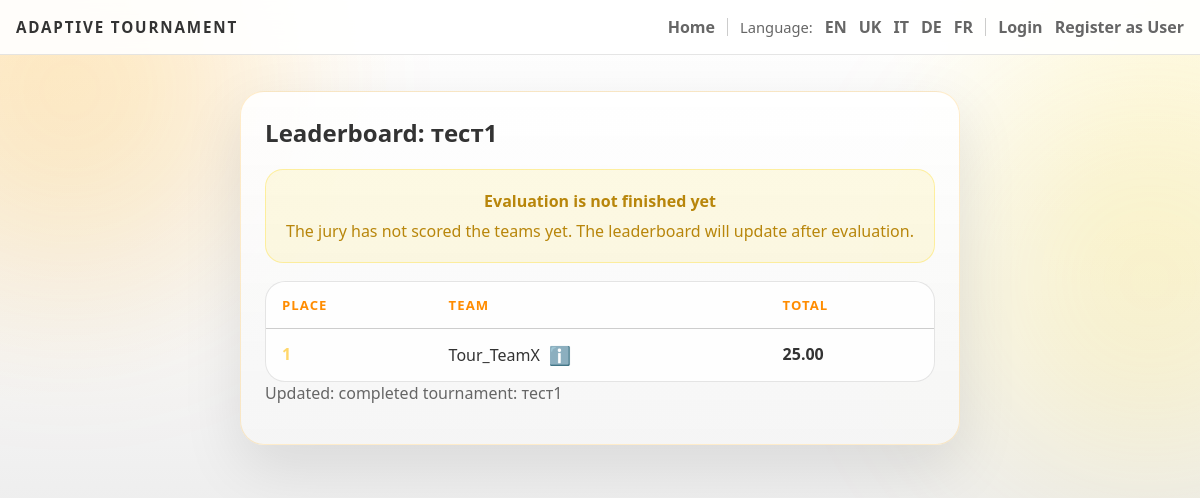
The page /leaderboard/1 on the database its author committed.
### backend/models.py (models this page shows)
class Tournament(db.Model):
    id = db.Column(db.Integer, primary_key=True)
    name = db.Column(db.String(200), nullable=False)
    description = db.Column(db.Text)
    max_teams = db.Column(db.Integer)
    status = db.Column(db.String(30), default="Draft")
    rounds = db.relationship('Round', backref='tournament', lazy=True)

class Team(db.Model):
    id = db.Column(db.Integer, primary_key=True)
    name = db.Column(db.String(200), nullable=False)
    captain_id = db.Column(db.Integer, db.ForeignKey('user.id'), nullable=False)
    captain = db.relationship('User', foreign_keys=[captain_id])
    members = db.relationship('User', secondary=team_members, backref='teams', lazy='dynamic')
    tournament_id = db.Column(db.Integer, db.ForeignKey('tournament.id'))
    tournament = db.relationship('Tournament', backref='teams', lazy=True)
    submissions = db.relationship('Submission', backref='team', lazy=True)
    repo_url = db.Column(db.String(500))
    live_url = db.Column(db.String(500))
    comments = db.Column(db.Text)
    submitted_at = db.Column(db.DateTime)
    submission_status = db.Column(db.String(30), default='None')  # None, Pending, Accepted, Rejected, Returned

### backend/tournaments.py (the view)
def leaderboard(tid):
    t = Tournament.query.get_or_404(tid)
    if t.status.lower() not in ['finished', 'completed', 'closed']:
        flash(_t('leaderboard_only_finished'), 'warning')
        return redirect(url_for('tournament_page', tid=tid))
    teams = Team.query.filter_by(tournament_id=t.id).all()
    team_scores = []
    for team in teams:
        evaluation_totals = []
        for submission in team.submissions:
            for evaluation in submission.evaluations:
                total = evaluation.total()
                if total > 0:
                    evaluation_totals.append(total)
        total_score = sum(evaluation_totals) if evaluation_totals else 0
        team_scores.append((team, total_score))
    team_scores.sort(key=lambda item: item[1], reverse=True)
    return render_template('leaderboard.html', tournament=t, team_scores=team_scores)

### backend/app.py (called while the page is built)
@app.context_processor
def inject_user_processor():
    return inject_user()

@app.context_processor
def translation_processor():
    return translation()

### backend/app_helpers.py (called while the page is built)
def get_current_user():
    uid = session.get('user_id')
    if uid:
        return db.session.get(User, uid)
    return None

def inject_user():
    return {'get_current_user': get_current_user}

### backend/models.py (called while the page is built, shortened)
    def total(self):
        criterion_total = sum([cs.score for cs in self.criterion_scores if cs.score is not None])
        if criterion_total > 0:
            return criterion_total

### backend/translations.py (called while the page is built)
def get_text(key, lang='en', **kwargs):
    if lang not in TRANSLATIONS:
        lang = 'en'
    text = TRANSLATIONS[lang].get(key, TRANSLATIONS['en'].get(key, key))
    if kwargs:
        try:
            return text.format(**kwargs)
        except Exception:
            return text
    return text

### templates/leaderboard.html (shortened to what this page needs)
{% extends 'base.html' %}
{% block head %}
  <link rel="stylesheet" href="/static/css/interface.css">
{% endblock %}
{% block content %}
  <div class="leaderboard-shell">
    <section class="surface-card leaderboard-card">
      <h2>{{ t('leaderboard') }}: {{ tournament.name }}</h2>
      {% if team_scores %}
        {% set has_evaluations = false %}
        {% for team, score in team_scores %}
          {% if score > 0 %}
            {% set has_evaluations = true %}
          {% endif %}
        {% endfor %}
        {% if not has_evaluations %}
          <div class="leaderboard-warning">
            <h4>{{ t('evaluation_not_finished') }}</h4>
            <p>{{ t('jury_not_scored_teams') }}</p>
          </div>
        {% endif %}
        <div class="data-table-wrap">
          <table class="data-table leaderboard-table">
            <thead>
              <tr>
                <th>{{ t('place') }}</th>
                <th>{{ t('team') }}</th>
                <th>{{ t('total') }}</th>
              </tr>
            </thead>
            <tbody>
              {% for team, score in team_scores %}
                <tr>
                  <td class="leaderboard-rank {% if loop.index == 1 %}gold{% elif loop.index == 2 %}silver{% elif loop.index == 3 %}bronze{% endif %}">
                    {{ loop.index }}
                  </td>
                  <td>
                    <div class="team-name-cell">
                      <span>{{ team.name }}</span>
                      <button class="team-details-btn" onclick="openTeamDetails({{ team.id }})" title="View team details">
                        ℹ️
                      </button>
                    </div>
                  </td>
                  <td class="leaderboard-score">{{ "{:.2f}".format(score) }}</td>
                </tr>
              {% endfor %}
            </tbody>
          </table>
        </div>
        <p class="muted-text">{{ t('updated_finished_tournament') }}: {{ tournament.name }}</p>
      {% else %}
        <p class="muted-text">{{ t('no_teams_to_display') }}</p>
        <p class="muted-text">{{ t('no_scores_or_running') }}</p>
      {% endif %}
    </section>
  </div>
{% endblock %}

### static/css/main.css (style rules this page uses)
:root { --bg: #ffffff; --bg-soft: #f9f9f9; --panel: rgba(255, 255, 255, 0.95); --panel-border: rgba(255, 165, 0, 0.3); --text: #333333; --muted: #666666; --accent: #ffa500; --accent-strong: #ff8c00; --success: #32cd32; --warning: #ffd700; --danger: #ff6347; --font-ui: "Segoe UI", "Trebuchet MS", Arial, sans-serif; --font-display: var(--font-ui); --font-body: var(--font-ui); }
* { box-sizing: border-box; }
html { scroll-behavior: smooth; }
body { margin: 0; min-height: 100vh; font-family: var(--font-body); color: var(--text); background: radial-gradient(circle at top left, rgba(255, 165, 0, 0.1), transparent 28%), radial-gradient(circle at top right, rgba(255, 215, 0, 0.1), transparent 22%), linear-gradient(180deg, #ffffff 0%, #f5f5f5 45%, #e0e0e0 100%); }
h1, h2, h3, h4, h5, h6, .page-title, .hero-title, .hero-panel-title, .tournament-name { font-family: var(--font-display); }
body, p, li, label, input, textarea, select, button, a, th, td, .flash-message, .status-chip, .status-pill { font-family: var(--font-body); }

### static/css/interface.css (style rules this page uses)
.surface-card { padding: 24px; border-radius: 24px; border: 1px solid rgba(255, 165, 0, 0.2); background: linear-gradient(180deg, rgba(255, 255, 255, 0.9) 0%, rgba(245, 245, 245, 0.95) 100%); box-shadow: 0 22px 60px rgba(0, 0, 0, 0.1); }
.surface-card h2, .surface-card h3, .surface-card p { margin-top: 0; }
.muted-text { color: #666666; }
.data-table-wrap { overflow-x: auto; border-radius: 20px; border: 1px solid rgba(0, 0, 0, 0.1); background: rgba(255, 255, 255, 0.9); }
.data-table { width: 100%; min-width: 640px; border-collapse: collapse; }
.data-table th, .data-table td { padding: 14px 16px; border-bottom: 1px solid rgba(0, 0, 0, 0.1); text-align: left; vertical-align: top; }
.data-table th { color: #ff8c00; font-size: 0.82rem; text-transform: uppercase; letter-spacing: 0.08em; }
.data-table tr:last-child td { border-bottom: none; }
.leaderboard-shell { display: grid; gap: 22px; }
.leaderboard-card { max-width: 900px; margin: 0 auto; }
.leaderboard-warning { margin-bottom: 18px; padding: 20px; border-radius: 18px; background: rgba(255, 215, 0, 0.1); border: 1px solid rgba(255, 215, 0, 0.3); color: #b8860b; text-align: center; }
.leaderboard-warning h4, .leaderboard-warning p { margin: 0; }
.leaderboard-warning p { margin-top: 8px; }
.leaderboard-table td { color: #333333; }
.leaderboard-rank { text-align: center; font-size: 1rem; font-weight: 800; }
.leaderboard-rank.gold { color: #ffd76a; }
.leaderboard-score { text-align: center; font-weight: 800; }

### templates/leaderboard.html (style rules this page uses)
.team-name-cell { display: flex; align-items: center; gap: 8px; }
.team-details-btn { background: none; border: none; cursor: pointer; color: #0066cc; font-size: 18px; padding: 0; display: flex; align-items: center; justify-content: center; width: 24px; height: 24px; border-radius: 50%; transition: all 0.3s ease; }

### rows shown on the page
Tournament: name "тест1"
Team: name "Tour_TeamX", score "25.00"

### other values the page prints
{{ t('app_title') }} "ADAPTIVE TOURNAMENT"
{{ t('home') }} "Home"
{{ t('language') }} "Language"
{{ t('login') }} "Login"
{{ t('register') }} "Register as User"
{{ t('leaderboard') }} "Leaderboard"
{{ t('evaluation_not_finished') }} "Evaluation is not finished yet"
{{ t('jury_not_scored_teams') }} "The jury has not scored the teams yet. The leaderboard will update after evaluation."
{{ t('place') }} "PLACE"
{{ t('team') }} "TEAM"
{{ t('total') }} "TOTAL"
{{ t('updated_finished_tournament') }} "Updated: completed tournament"
